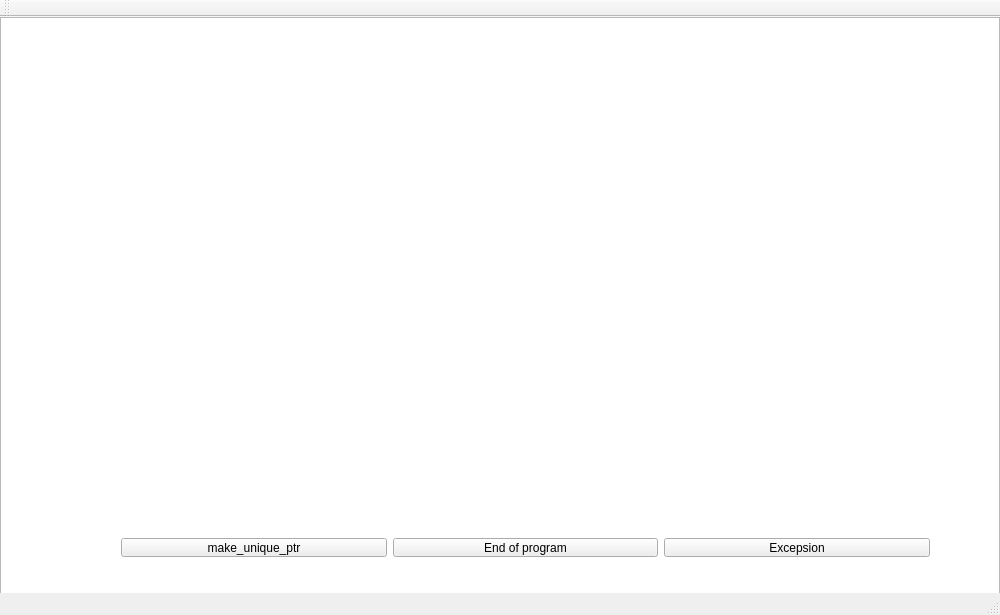
<?xml version="1.0" encoding="UTF-8"?>
<ui version="4.0">
 <class>mainwindowClass</class>
 <widget class="QMainWindow" name="mainwindowClass">
  <property name="geometry">
   <rect>
    <x>0</x>
    <y>0</y>
    <width>1000</width>
    <height>615</height>
   </rect>
  </property>
  <property name="windowTitle">
   <string>mainwindow</string>
  </property>
  <widget class="QWidget" name="centralWidget">
   <widget class="QGraphicsView" name="graphicsView">
    <property name="geometry">
     <rect>
      <x>0</x>
      <y>0</y>
      <width>1000</width>
      <height>615</height>
     </rect>
    </property>
   </widget>
   <widget class="QWidget" name="horizontalLayoutWidget">
    <property name="geometry">
     <rect>
      <x>110</x>
      <y>510</y>
      <width>831</width>
      <height>41</height>
     </rect>
    </property>
    <layout class="QHBoxLayout" name="horizontalLayout">
     <item>
      <widget class="QPushButton" name="pushButton">
       <property name="text">
        <string>make_unique_ptr</string>
       </property>
      </widget>
     </item>
     <item>
      <widget class="QPushButton" name="pushButton_2">
       <property name="text">
        <string>End of program</string>
       </property>
      </widget>
     </item>
     <item>
      <widget class="QPushButton" name="pushButton_3">
       <property name="text">
        <string>Excepsion</string>
       </property>
      </widget>
     </item>
    </layout>
   </widget>
  </widget>
  <widget class="QMenuBar" name="menuBar">
   <property name="geometry">
    <rect>
     <x>0</x>
     <y>0</y>
     <width>1000</width>
     <height>22</height>
    </rect>
   </property>
  </widget>
  <widget class="QToolBar" name="mainToolBar">
   <attribute name="toolBarArea">
    <enum>TopToolBarArea</enum>
   </attribute>
   <attribute name="toolBarBreak">
    <bool>false</bool>
   </attribute>
  </widget>
  <widget class="QStatusBar" name="statusBar"/>
 </widget>
 <layoutdefault spacing="6" margin="11"/>
 <resources>
  <include location="mainwindow.qrc"/>
 </resources>
 <connections/>
</ui>
